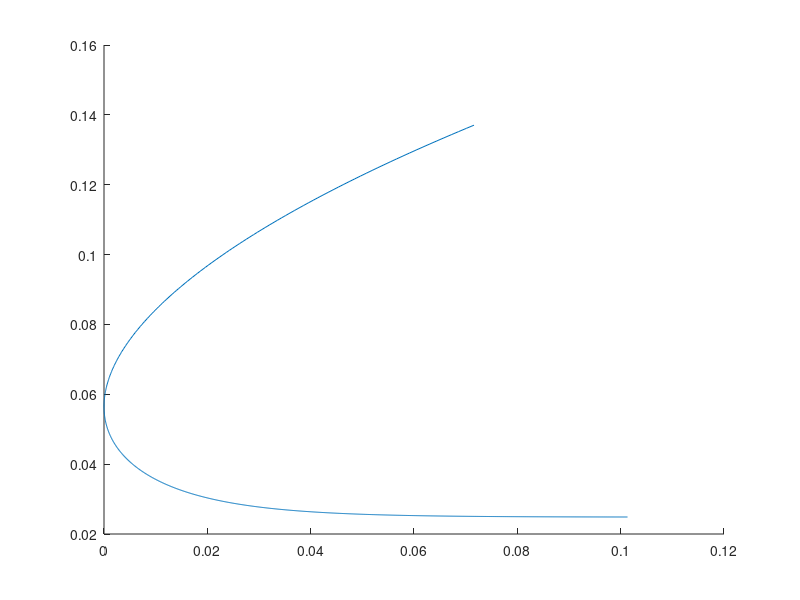

MATLAB code for this plot: (Note: this script raises an error after producing the figure.)
clear;

t = 0.1;
d = @(t) 2 * sqrt(t);
d_t = @(t) 1 / sqrt(t);
J = @(t) (pi / 8) * d(t) / (d_t(t)^2);

%% Sets up figure
close(figure(1));
figure(1);
hold on;

%% Plots free surface
sigmas = 10.^linspace(-6, 1.1, 1e3);
surface_xs = (J(t) / pi) * (sigmas - log(sigmas) - 1);
surface_zs = J(t) * (1 + 4 * sqrt(sigmas) / pi);
plot(surface_xs, surface_zs);

%% Find query points in z
no_points = 256;
etaq = jet_root_etas(no_points);
figure(1);
hold on;
xs_plot = zeros(size(etaq));
zs_plot = zeros(size(etaq));
for m = 1 : length(etaq)
    eta = etaq(m);
    zeta = (J(t) / pi) * (eta + 4 * 1i * sqrt(eta) - log(eta) + 1i * pi - 1);
        
    xs_plot(m) = real(zeta);
    zs_plot(m) = imag(zeta);
end
scatter(xs_plot, zs_plot, [], 'red');
xlim([-0.1, 0.1]);

%%


